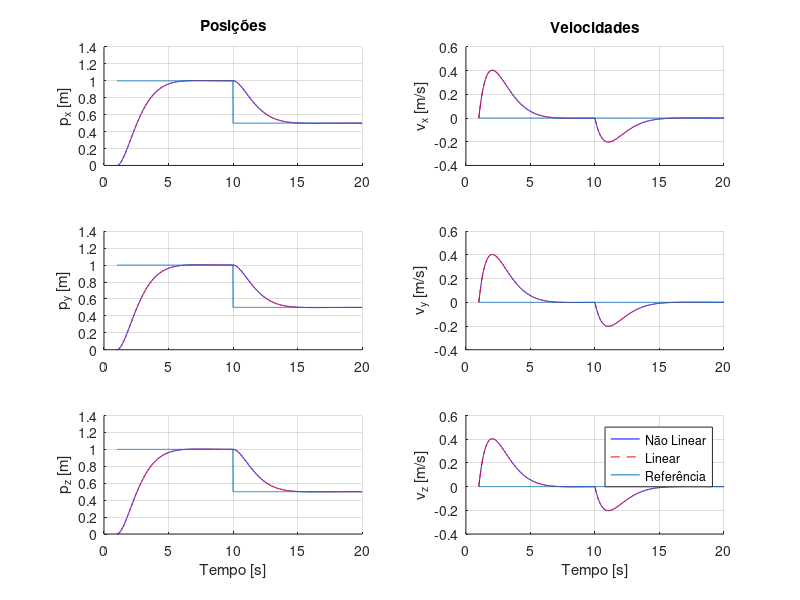

Here is the MATLAB script that generated this plot: (Note: this script raises an error after producing the figure.)
% Modelação e identificação do drone CRAZYFLIE
%% Constantes das Forças e Momentos
%close all
clear all
% initPlots

g = 9.807;
m = 0.035;
Cd = 0.2056;
zI = [0; 0; 1];

% Time vector
dt = 0.01;
t_end = 20;
t = 1:dt:t_end;
NSim = length(t);
tspan = [0 t_end];

% Initial conditions
x0 = [0; 0; 0; 0; 0; 0];
% x_ref = [1;1;1;0;0;0];
x_ref = [1;1;1;0;0;0] * ones(size(t)) - 0.5*[1;1;1;0;0;0]*(t>=10);

%% Linear model

nx = 6;
ny = 6;

A = [zeros(3) eye(3)
     zeros(3) -Cd*eye(3)];
B = [zeros(3)
     eye(3)  ];
C = eye(6);
D = zeros(6,3);

sys = ss(A,B,C,D);


% escalar_p = 0.01;
% escalar_v = 0.01;
% Q = kron(diag([escalar_p, escalar_v]), eye(nx/2));
% escalar_R = 0.01;
% R = escalar_R*diag([1.3759e-06,1.2508e-06,1.6314e-06]); %covariancias obtidas no 1.1 (drone parado) do Lab2

escalar_p = 0.01;
escalar_v = 0.01;
Q = kron(diag([escalar_p, escalar_v]), eye(nx/2));
escalar_R = 0.01;
R = escalar_R*eye(3);

[K,S,P] = lqr(sys,Q,R); % Since N is not specified, lqr sets N to 0.

e = eig(A-B*K);

% Linear simulation
x_lin = zeros(nx,NSim);
x_lin(:,1) = x0;
u = zeros(3,NSim);

for k=1:NSim-1
    y(:,k) = C*x_lin(:,k);
    u(:,k) = -K * (x_lin(:,k)-x_ref(:,k));

    dxdt = A*x_lin(:,k) + B*u(:,k);
    
    % integrate state
    x_lin(:,k+1) = x_lin(:,k) + dt * dxdt;
end


%% Nonlinear Model

x_nlin = zeros(nx, 1);
x_nlin(:,1) = x0;

for k = 1:length(t)-1
    % prepare variables:
    ua = -K*(x_nlin(:,k)-x_ref(:,k));
    
    
    % compute state derivative:
    dpdt = x_nlin(4:6,k);
    dvdt = ua - Cd * x_nlin(4:6,k);

    dxdt = [dpdt; dvdt];
    
    % integrate state
    x_nlin(:,k+1) = x_nlin(:,k) + dt * dxdt;
end

%% Plot (Controlador LQR em Modelo Linear vs Não Linear)

figure;

% Linha 1: p_x e v_x
subplot(3,2,1); hold on; grid on;
plot(t, x_nlin(1,:), 'b'); plot(t, x_lin(1,:), 'r--');plot(t, x_ref(1,:));
ylabel('p_x [m]'); title('Posições');

subplot(3,2,2); hold on; grid on;
plot(t, x_nlin(4,:), 'b'); plot(t, x_lin(4,:), 'r--');plot(t, x_ref(4,:));
ylabel('v_x [m/s]'); title('Velocidades');

% Linha 2: p_y e v_y
subplot(3,2,3); hold on; grid on;
plot(t, x_nlin(2,:), 'b'); plot(t, x_lin(2,:), 'r--');plot(t, x_ref(2,:));
ylabel('p_y [m]');

subplot(3,2,4); hold on; grid on;
plot(t, x_nlin(5,:), 'b'); plot(t, x_lin(5,:), 'r--');plot(t, x_ref(5,:));
ylabel('v_y [m/s]');

% Linha 3: p_z e v_z
subplot(3,2,5); hold on; grid on;
plot(t, x_nlin(3,:), 'b'); plot(t, x_lin(3,:), 'r--');plot(t, x_ref(3,:));
ylabel('p_z [m]'); xlabel('Tempo [s]');

subplot(3,2,6); hold on; grid on;
plot(t, x_nlin(6,:), 'b'); plot(t, x_lin(6,:), 'r--');plot(t, x_ref(6,:));
ylabel('v_z [m/s]'); xlabel('Tempo [s]');

legend('Não Linear','Linear','Referência');
sgtitle('Controlador LQR em Modelo Linear vs Não Linear');


%%  Error Model

x_er = zeros(nx, 1);
x_er(:,1) = x0;


% T = [0;0;0.4];
T=m*g;
Ro = eye(3); 

for k = 1:length(t)-1
    % prepare variables:
    p = x_lin(1:3,k);
    v = x_lin(4:6,k);
    p_d = x_ref(1:3,k);
    v_d = x_ref(4:6,k);

    % ep = p-pd  % ev = v - v_d
    x_er(:,k) = x_lin(:,k) - x_ref(:,k);
 
    % compute state derivative:
    depdt = x_er(4:6,k);
    devdt = -(g*zI + Cd*v) + T/m * zI - v_d;

    dxdt = [depdt; devdt];
    
    % integrate state
    x_er(:,k+1) = x_er(:,k) + dt * dxdt;
end

%% Plot (Controlador LQR em Modelo Linear vs de Erro)

figure;

% Linha 1: p_x e v_x
subplot(3,2,1); hold on; grid on;
plot(t, x_er(1,:), 'b'); plot(t, x_lin(1,:), 'r--');plot(t, x_ref(1,:));
ylabel('p_x [m]'); title('Posições');

subplot(3,2,2); hold on; grid on;
plot(t, x_er(4,:), 'b'); plot(t, x_lin(4,:), 'r--');plot(t, x_ref(4,:));
ylabel('v_x [m/s]'); title('Velocidades');

% Linha 2: p_y e v_y
subplot(3,2,3); hold on; grid on;
plot(t, x_er(2,:), 'b'); plot(t, x_lin(2,:), 'r--');plot(t, x_ref(2,:));
ylabel('p_y [m]');

subplot(3,2,4); hold on; grid on;
plot(t, x_er(5,:), 'b'); plot(t, x_lin(5,:), 'r--');plot(t, x_ref(5,:));
ylabel('v_y [m/s]');

% Linha 3: p_z e v_z
subplot(3,2,5); hold on; grid on;
plot(t, x_er(3,:), 'b'); plot(t, x_lin(3,:), 'r--');plot(t, x_ref(3,:));
ylabel('p_z [m]'); xlabel('Tempo [s]');

subplot(3,2,6); hold on; grid on;
plot(t, x_er(6,:), 'b'); plot(t, x_lin(6,:), 'r--');plot(t, x_ref(6,:));
ylabel('v_z [m/s]'); xlabel('Tempo [s]');

legend('Modelo de Erro','Modelo Linear','Referência');
sgtitle('Controlador LQR em Modelo Linear vs de Erro');

%% Nonlinear Control and Trials
% Lyapunov theory

kp_values = [0.5, 1.0, 2.0 2.5];
kv_values = [0.5 1.0, 1.5, 2.5];
results = struct;
colors = lines(length(kp_values)*length(kv_values));

figure;
subplot(1,1,1); hold on; grid on;

idx = 1;

for i = 1:length(kp_values)
    for j = 1:length(kv_values)

        kp = kp_values(i);
        kv = kv_values(j);

        x_lyap = zeros(nx, NSim);
        x_lyap(:,1) = x0;

        for k = 1:NSim-1
            % prepare variables:
            p = x_lyap(1:3,k);
            v = x_lyap(4:6,k);
            p_d = x_ref(1:3,k);
            v_d = x_ref(4:6,k);
        
            ep = p - p_d;
            ev = v - v_d;
        
            % control law
            u = - kp*ep - kv*ev;
            ua = u + Cd*v + g*zI + v_d;
        
            % compute state derivative:
            dpdt = v;
            dvdt = ua - Cd*v - g*zI;
        
            dxdt = [dpdt; dvdt];
        
            % integrate state
            x_lyap(:,k+1) = x_lyap(:,k) + dt * dxdt;
        end

        % Plot p_x
        plot(t, x_lyap(1,:), 'Color', colors(idx,:), 'DisplayName', ['K_p=', num2str(kp), ', K_v=', num2str(kv)]);
        idx = idx + 1;

        key = sprintf('kp_%d_kv_%d', kp*10, kv*10);
        results.(key).kp = kp;
        results.(key).kv = kv;
        results.(key).x_lyap = x_lyap;
    end
end

% Referência
plot(t, x_ref(1,:), 'k--', 'DisplayName', 'Referência');

xlabel('Tempo [s]');
ylabel('p_x [m]');
title('Evolução de p_x para diferentes (K_p, K_v)');
legend('Location', 'best');


%% plot (Controlador Não Linear (Lyapunov))

kp_sel = 2.5;
kv_sel = 2.5;

key_sel = sprintf('kp_%d_kv_%d', kp_sel*10, kv_sel*10);
x_lyap = results.(key_sel).x_lyap;



figure;

% Linha 1: p_x e v_x
subplot(3,2,1); hold on; grid on;
plot(t, x_lyap(1,:), 'b');plot(t, x_ref(1,:));
ylabel('p_x [m]'); title('Posições');

subplot(3,2,2); hold on; grid on;
plot(t, x_lyap(4,:), 'b');plot(t, x_ref(4,:));
ylabel('v_x [m/s]'); title('Velocidades');

% Linha 2: p_y e v_y
subplot(3,2,3); hold on; grid on;
plot(t, x_lyap(2,:), 'b');plot(t, x_ref(2,:));
ylabel('p_y [m]');

subplot(3,2,4); hold on; grid on;
plot(t, x_lyap(5,:), 'b');plot(t, x_ref(5,:));
ylabel('v_y [m/s]');

% Linha 3: p_z e v_z
subplot(3,2,5); hold on; grid on;
plot(t, x_lyap(3,:), 'b');plot(t, x_ref(3,:));
ylabel('p_z [m]'); xlabel('Tempo [s]');

subplot(3,2,6); hold on; grid on;
plot(t, x_lyap(6,:), 'b');plot(t, x_ref(6,:));
ylabel('v_z [m/s]'); xlabel('Tempo [s]');
legend('(Lyapunov)', 'Referência');
sgtitle('Controlador Não Linear obtido pela análise de Lyapunov');





%% Motion Planning
% RTT*

% Define flying arena 
PFly = [-1.2 1.2; -2.1 2.1; 0.0 2.0];

% Define obstacles
PNoFly1 = [-0.6,0.7,0.0,1.2,0.1,1.2];
PNoFly2 = [-0.6,-0.8,0.6,1.2,0.1,1.4];

% Define initial positions
P_Start = [-0.3 0.3; -0.3 0.3; 0 0];
PStart = randInBounds(P_Start);

% Define goal positions
P_Goal1 = [-0.2 0.2; 0.9 1.3; 0.4 0.8];
PGoal1 = randInBounds(P_Goal1);
P_Goal2 = [-0.2 0.2; -1.3 -0.9; 1.0 1.4];
PGoal2 = randInBounds(P_Goal2);

EPS = 0.2;
numNodes = 2000;


% plot
figure
view(3);
axis([PFly(1,:) PFly(2,:) PFly(3,:)])
hold on
patch(obsgen(PNoFly1))
patch(obsgen(PNoFly2))

% Plot dos pontos
plot3(PStart(1), PStart(2), PStart(3), 'go', 'MarkerSize', 8, 'MarkerFaceColor', 'g')
plot3(PGoal1(1), PGoal1(2), PGoal1(3), 'mo', 'MarkerSize', 8, 'MarkerFaceColor', 'm')
plot3(PGoal2(1), PGoal2(2), PGoal2(3), 'ro', 'MarkerSize', 8, 'MarkerFaceColor', 'r')

[traj1, nodes1] = RRTStar_3D(PStart, PGoal1, PNoFly1, PNoFly2, EPS, numNodes, PFly);
[traj2, nodes2] = RRTStar_3D(PGoal1, PGoal2, PNoFly1, PNoFly2, EPS, numNodes, PFly);

    
plotPath(traj1,'b');  % Start → Goal1
plotPath(traj2,'b');  % Goal1 → Goal2
title('Trajetória completa: Start → Goal1 → Goal2')


function plotPath(path, color)
    for i = 1:size(path,1)-1
        line([path(i,1), path(i+1,1)], ...
             [path(i,2), path(i+1,2)], ...
             [path(i,3), path(i+1,3)], ...
             'Color', color, 'LineWidth', 2);
    end
end
